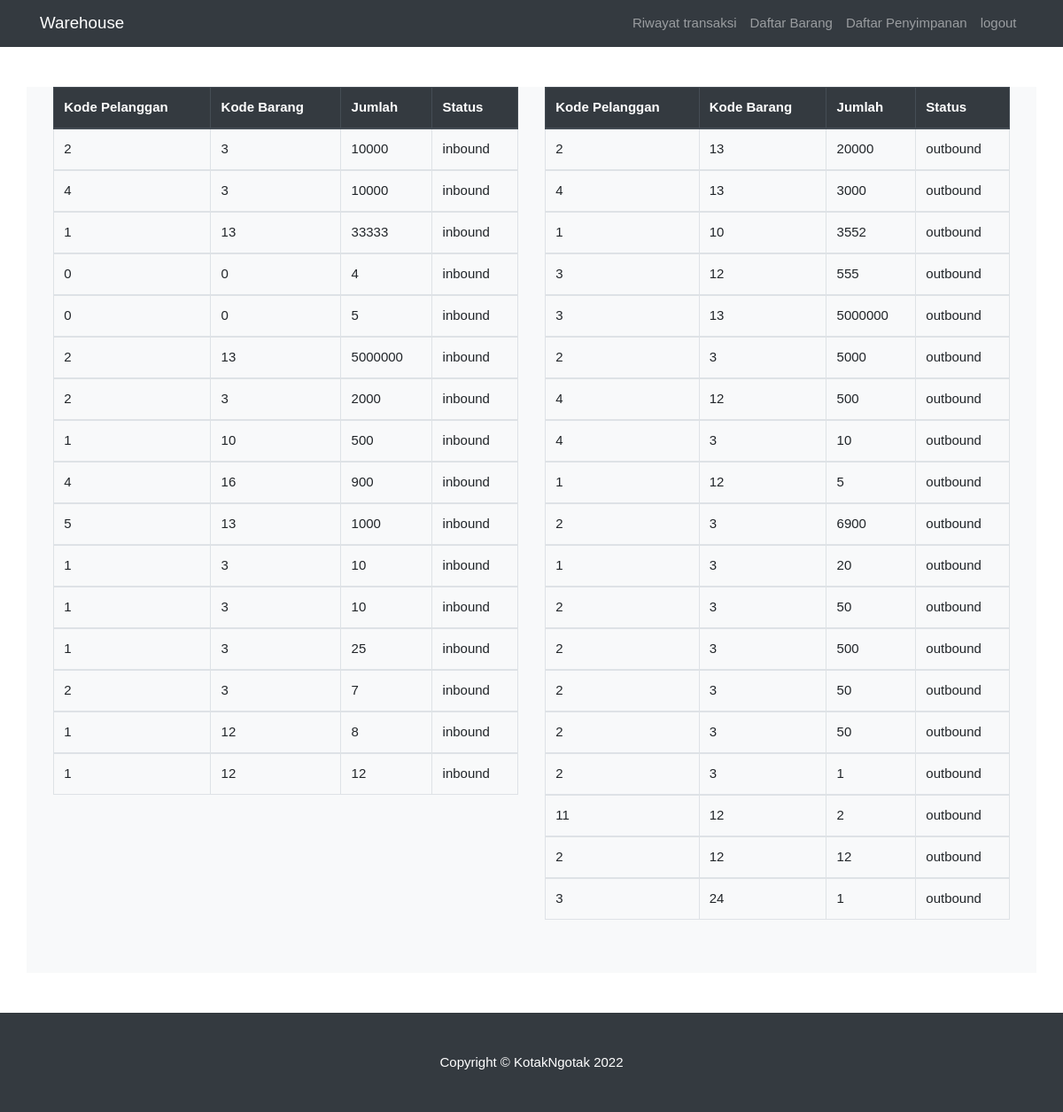
The app's page /index.php/user with its own data.
### tables this page shows
CREATE TABLE `transaksi` (
  `id_transaksi` int(255) NOT NULL,
  `id_kostumer` int(11) NOT NULL,
  `id_barang` int(20) NOT NULL,
  `jumlah` int(255) NOT NULL,
  `status` varchar(255) NOT NULL
);

CREATE TABLE `transaksi2` (
  `id_transaksi2` int(255) NOT NULL,
  `id_kostumer` int(11) NOT NULL,
  `id_barang` int(20) NOT NULL,
  `jumlah` int(255) NOT NULL,
  `status` varchar(255) NOT NULL
);

### application/controllers/User.php (called while the page is built, shortened)
<?php
class User extends CI_Controller {
	public function __construct()
	{
		$this->load->model('Barang_model');
		$this->load->library('form_validation');
	}
	public function index()
	{
		$jdl['judul'] = 'Riwayat Transaksi';
		$data['transaksi'] = $this->Barang_model->getallTransaksi();
		$data['transaksi2'] = $this->Barang_model->getallTransaksi2();
		$data['kostumer'] = $this->Barang_model->getallKostumer();
		$data['barang'] = $this->Barang_model->getAllBarang();
		$this->load->view('template/header2', $jdl);
		$this->load->view('user/index', $data);
		$this->load->view('template/footer2');
	}
}

### index.php (called while the page is built, shortened)
<?php
require_once BASEPATH.'core/CodeIgniter.php';

### application/models/Barang_model.php (called while the page is built, shortened)
<?php
class Barang_model extends CI_model {
	public function getallTransaksi()
	{
		return $this->db->get('transaksi')->result_array();
	}
	public function getallTransaksi2()
	{
		return $this->db->get('transaksi2')->result_array();
	}
}

### application/views/user/index.php (the view, shortened to what this page needs)
<div class="container mt-5 mb-5 pb-5 bg-light">
  <div class="row mt-3 mx-auto bg-item" style="width: 100%;">
    <div class="col-md-6 mx-auto" style="width: 100%;">
      <table class=" container mx-auto table table-hover table-bordered" style="width: 100%;">
        <thead class="thead-dark">
          <tr>
            <th scope="col">Kode Pelanggan</th>
            <th scope="col">Kode Barang</th>
            <th scope="col">Jumlah</th>
            <th scope="col">Status</th>
          </tr>
        </thead>
        <?php foreach( $transaksi as $trs ) : ?>
        <tbody>
          <tr>
            <td><?= $trs['id_kostumer']; ?></td>
            <td><?= $trs['id_barang']; ?></td>
            <td><?= $trs['jumlah']; ?></td>
            <td><?= $trs['status']; ?></td>
          </tr>
        </tbody>
          <?php endforeach; ?>
      </table>
    </div>
    <div class="col-md-6 mx-auto" style="width: 100%;">
      <table class=" container mx-auto table table-hover table-bordered"
      style="width: 100%;">
        <thead class="thead-dark">
          <tr>
            <th scope="col">Kode Pelanggan</th>
            <th scope="col">Kode Barang</th>
            <th scope="col">Jumlah</th>
            <th scope="col">Status</th>
          </tr>
        </thead>
        <?php foreach( $transaksi2 as $trs2 ) : ?>
        <tbody>
          <tr>
            <td><?= $trs2['id_kostumer']; ?></td>
            <td><?= $trs2['id_barang']; ?></td>
            <td><?= $trs2['jumlah']; ?></td>
            <td><?= $trs2['status']; ?></td>
          </tr>
        </tbody>
          <?php endforeach; ?>
      </table>
    </div>
  </div>
</div>

### application/views/template/header2.php (shortened to what this page needs)
<!doctype html>
<html lang="en">
  <head>
    <link rel="stylesheet" type="text/css" href="<?= base_url(); ?>src/bootsrap/css/bootstrap.min.css">
    <link rel="stylesheet" href="<?= base_url(); ?>src/css/style.css">
    <link rel="stylesheet" href="<?= base_url(); ?>src/css/style2.css">
  </head>
  <body class="">
  <nav class="navbar navbar-expand-lg navbar-dark bg-dark">
  	<div class="container ">
	  <a class="navbar-brand" href="<?= base_url(); ?>">Warehouse</a>
	  <div class="collapse navbar-collapse" id="navbarNavAltMarkup">
	    <div class="navbar-nav ml-auto">
	      <a class="nav-item nav-link" href="<?= base_url('user'); ?>">Riwayat transaksi</a>
	      <a class="nav-item nav-link" href="<?= base_url('user/barang'); ?>">Daftar Barang</a>
        <a class="nav-item nav-link" href="<?= base_url('user/penyimpanan'); ?>">Daftar Penyimpanan</a>
        <a class="nav-item nav-link" href="<?= base_url('auth/logout') ?>">logout</a>
	    </div>
	  </div>
  </div>
</nav>

### application/views/template/footer2.php (shortened to what this page needs)
    <footer class="py-5 bg-dark">
    <div class="container">
      <p class="m-0 text-center text-white">Copyright &copy; KotakNgotak <?= date('Y') ?></p>
    </div>
  </body>
</html>

### src/css/style.css (style rules this page uses)
body, html { height: 100%; font-family: "Inconsolata", sans-serif; }

### src/css/style2.css (style rules this page uses)
html { box-sizing:border-box }
*,*:before,*:after { box-sizing:inherit }
html { -ms-text-size-adjust:100%;-webkit-text-size-adjust:100% }
body { margin:0 }
article,aside,details,figcaption,figure,footer,header,main,menu,nav,section { display:block }
a { background-color:transparent }
html,body { font-family:Verdana,sans-serif;font-size:15px;line-height:1.5 }
html { overflow-x:hidden }
a { color:inherit }

### records on screen
transaksi: id_kostumer "2", id_barang "3", jumlah "10000", status "inbound"
transaksi: id_kostumer "4", id_barang "3", jumlah "10000", status "inbound"
transaksi: id_kostumer "1", id_barang "13", jumlah "33333", status "inbound"
transaksi: id_kostumer "0", id_barang "0", jumlah "4", status "inbound"
transaksi: id_kostumer "0", id_barang "0", jumlah "5", status "inbound"
transaksi: id_kostumer "2", id_barang "13", jumlah "5000000", status "inbound"
transaksi: id_kostumer "2", id_barang "3", jumlah "2000", status "inbound"
transaksi: id_kostumer "1", id_barang "10", jumlah "500", status "inbound"
transaksi: id_kostumer "4", id_barang "16", jumlah "900", status "inbound"
transaksi: id_kostumer "5", id_barang "13", jumlah "1000", status "inbound"
transaksi: id_kostumer "1", id_barang "3", jumlah "10", status "inbound"
transaksi: id_kostumer "1", id_barang "3", jumlah "10", status "inbound"
transaksi: id_kostumer "1", id_barang "3", jumlah "25", status "inbound"
transaksi: id_kostumer "2", id_barang "3", jumlah "7", status "inbound"
transaksi: id_kostumer "1", id_barang "12", jumlah "8", status "inbound"
transaksi: id_kostumer "1", id_barang "12", jumlah "12", status "inbound"
transaksi2: id_kostumer "2", id_barang "13", jumlah "20000", status "outbound"
transaksi2: id_kostumer "4", id_barang "13", jumlah "3000", status "outbound"
transaksi2: id_kostumer "1", id_barang "10", jumlah "3552", status "outbound"
transaksi2: id_kostumer "3", id_barang "12", jumlah "555", status "outbound"
transaksi2: id_kostumer "3", id_barang "13", jumlah "5000000", status "outbound"
transaksi2: id_kostumer "2", id_barang "3", jumlah "5000", status "outbound"
transaksi2: id_kostumer "4", id_barang "12", jumlah "500", status "outbound"
transaksi2: id_kostumer "4", id_barang "3", jumlah "10", status "outbound"
transaksi2: id_kostumer "1", id_barang "12", jumlah "5", status "outbound"
transaksi2: id_kostumer "2", id_barang "3", jumlah "6900", status "outbound"
transaksi2: id_kostumer "1", id_barang "3", jumlah "20", status "outbound"
transaksi2: id_kostumer "2", id_barang "3", jumlah "50", status "outbound"
transaksi2: id_kostumer "2", id_barang "3", jumlah "500", status "outbound"
transaksi2: id_kostumer "2", id_barang "3", jumlah "50", status "outbound"
transaksi2: id_kostumer "2", id_barang "3", jumlah "50", status "outbound"
transaksi2: id_kostumer "2", id_barang "3", jumlah "1", status "outbound"
transaksi2: id_kostumer "11", id_barang "12", jumlah "2", status "outbound"
transaksi2: id_kostumer "2", id_barang "12", jumlah "12", status "outbound"
transaksi2: id_kostumer "3", id_barang "24", jumlah "1", status "outbound"
